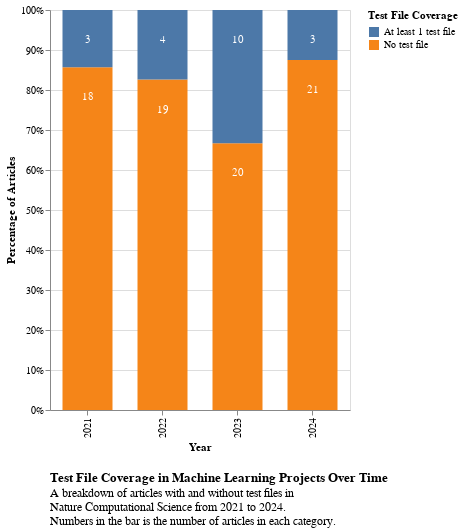

Notebook code for this chart:
### Code cell
base = alt.Chart(df_ml).mark_bar(size=50).encode(
    alt.X('year:N').axis(title='Year'),
    alt.Y('count()', stack="normalize", axis=alt.Axis(format='.0%', title='Percentage of Articles'))
    )

bars = base.encode(
    color=alt.Color('num_test_files', legend=alt.Legend(title='Test File Coverage'))
)

text = base.mark_text(color='white',align='center', baseline='bottom', 
    dy=35).encode(
    text=alt.Text('count()'),
    detail='num_test_files:N',
)
chart = bars + text
chart.properties(
    width=300,
    height=400,
    title=alt.Title(
        "Test File Coverage in Machine Learning Projects Over Time",
        subtitle=["A breakdown of articles with and without test files in",
                  "Nature Computational Science from 2021 to 2024.",
                  "Numbers in the bar is the number of articles in each category."],
        anchor='start',
        frame='group',
        orient='bottom',
        offset=20
    )
)

### Figure 1 — Vega-Lite specification as saved in the notebook (floating-point values rounded to 4 significant figures)
{"config": {"view": {"continuousWidth": 300, "continuousHeight": 300}}, "layer": [{"mark": {"type": "bar", "size": 50}, "encoding": {"color": {"field": "num_test_files", "legend": {"title": "Test File Coverage"}, "type": "nominal"}, "x": {"axis": {"title": "Year"}, "field": "year", "type": "nominal"}, "y": {"aggregate": "count", "axis": {"format": ".0%", "title": "Percentage of Articles"}, "stack": "normalize", "type": "quantitative"}}}, {"mark": {"type": "text", "align": "center", "baseline": "bottom", "color": "white", "dy": 35}, "encoding": {"detail": {"field": "num_test_files", "type": "nominal"}, "text": {"aggregate": "count", "type": "quantitative"}, "x": {"axis": {"title": "Year"}, "field": "year", "type": "nominal"}, "y": {"aggregate": "count", "axis": {"format": ".0%", "title": "Percentage of Articles"}, "stack": "normalize", "type": "quantitative"}}}], "data": {"name": "data-c9169e16c5ab9b8d986f98000e6fecf9"}, "height": 400, "title": {"text": "Test File Coverage in Machine Learning Projects Over Time", "anchor": "start", "frame": "group", "offset": 20, "orient": "bottom", "subtitle": ["A breakdown of articles with and without test files in", "Nature Computational Science from 2021 to 2024.", "Numbers in the bar is the number of articles in each category."]}, "width": 300, "$schema": "https://vega.github.io/schema/vega-lite/v5.17.0.json", "datasets": {"data-c9169e16c5ab9b8d986f98000e6fecf9": [{"paper_url": "https://www.nature.com/articles/s43588-024-00718-0", "github_url": "https://github.com/BioChemAI/DeepBlock", "machine_learning_project": "yes", "year": 2024, "num_test_files": "No test file", "language": "python", "comment": null, "cnt": 1}, {"paper_url": "https://www.nature.com/articles/s43588-024-00716-2", "github_url": "https://github.com/Gonglab-THU/GeoStab", "machine_learning_project": "yes", "year": 2024, "num_test_files": "No test file", "language": "python", "comment": null, "cnt": 1}, {"paper_url": "https://www.nature.com/articles/s43588-024-00703-7", "github_url": "https://codeocean.com/capsule/1712789/tree/v1", "machine_learning_project": "yes", "year": 2024, "num_test_files": "No test file", "language": "python", "comment": null, "cnt": 1}, {"paper_url": "https://www.nature.com/articles/s43588-024-00683-8#code-availability", "github_url": "https://github.com/AllenInstitute/MMIDAS/tree/main", "machine_learning_project": "yes", "year": 2024, "num_test_files": "No test file", "language": "python", "comment": null, "cnt": 1}, {"paper_url": "https://www.nature.com/articles/s43588-024-00698-1#code-availability", "github_url": "https://github.com/bm2-lab/STAMP/tree/main", "machine_learning_project": "yes", "year": 2024, "num_test_files": "No test file", "language": "python", "comment": null, "cnt": 1}, {"paper_url": "https://www.nature.com/articles/s43588-024-00689-2", "github_url": "https://github.com/pachterlab/CGP_2023", "machine_learning_project": "yes", "year": 2024, "num_test_files": "No test file", "language": "python", "comment": null, "cnt": 1}, {"paper_url": "https://www.nature.com/articles/s43588-024-00688-3", "github_url": "https://github.com/ShenghaoWu/SpikingNetworkOptimization", "machine_learning_project": "yes", "year": 2024, "num_test_files": "No test file", "language": "matlab", "comment": null, "cnt": 1}, {"paper_url": "https://www.nature.com/articles/s43588-024-00685-6", "github_url": "https://osf.io/6g293/", "machine_learning_project": "yes", "year": 2024, "num_test_files": "No test file", "language": "matlab", "comment": null, "cnt": 1}, {"paper_url": "https://www.nature.com/articles/s43588-024-00679-4", "github_url": "https://github.com/liweim/MitoReID", "machine_learning_project": "yes", "year": 2024, "num_test_files": "No test file", "language": "python", "comment": null, "cnt": 1}, {"paper_url": "https://www.nature.com/articles/s43588-024-00674-9", "github_url": "https://github.com/helx-20/complexity/tree/main", "machine_learning_project": "yes", "year": 2024, "num_test_files": "No test file", "language": "python", "comment": null, "cnt": 1}, {"paper_url": "https://www.nature.com/articles/s43588-024-00668-7", "github_url": "https://github.com/QuantumLab-ZY/HamEPC", "machine_learning_project": "yes", "year": 2024, "num_test_files": "No test file", "language": "python", "comment": null, "cnt": 1}, {"paper_url": "https://www.nature.com/articles/s43588-024-00662-z", "github_url": "https://github.com/FraunhoferMEVIS/MedicalMultitaskModeling/tree/main", "machine_learning_project": "yes", "year": 2024, "num_test_files": "At least 1 test file", "language": "python", "comment": null, "cnt": 1}, {"paper_url": "https://www.nature.com/articles/s43588-024-00661-0", "github_url": "https://github.com/RyotaroOKabe/phonon_prediction", "machine_learning_project": "yes", "year": 2024, "num_test_files": "No test file", "language": "python", "comment": null, "cnt": 1}, {"paper_url": "https://www.nature.com/articles/s43588-024-00639-y", "github_url": "https://github.com/coleygroup/sparrow/tree/main/notebooks", "machine_learning_project": "yes", "year": 2024, "num_test_files": "No test file", "language": "python", "comment": null, "cnt": 1}, {"paper_url": "https://www.nature.com/articles/s43588-024-00644-1", "github_url": "https://zenodo.org/records/10799862", "machine_learning_project": "yes", "year": 2024, "num_test_files": "No test file", "language": "python", "comment": null, "cnt": 1}, {"paper_url": "https://www.nature.com/articles/s43588-024-00629-0", "github_url": "https://github.com/ccnu-mathits/ADM/tree/main", "machine_learning_project": "yes", "year": 2024, "num_test_files": "No test file", "language": "python", "comment": null, "cnt": 1}, {"paper_url": "https://www.nature.com/articles/s43588-024-00625-4", "github_url": "https://github.com/cuixj19/CASTLE", "machine_learning_project": "yes", "year": 2024, "num_test_files": "No test file", "language": "python", "comment": null, "cnt": 1}, {"paper_url": "https://www.nature.com/articles/s43588-024-00622-7", "github_url": "https://github.com/cquzys/SANGO", "machine_learning_project": "yes", "year": 2024, "num_test_files": "No test file", "language": "python", "comment": null, "cnt": 1}, {"paper_url": "https://www.nature.com/articles/s43588-024-00611-w", "github_url": "https://github.com/sarahwaity/ProteiML/tree/v0.1.1", "machine_learning_project": "yes", "year": 2024, "num_test_files": "At least 1 test file", "language": "python", "comment": null, "cnt": 1}, {"paper_url": "https://www.nature.com/articles/s43588-024-00605-8", "github_url": "https://zenodo.org/records/10616893", "machine_learning_project": "yes", "year": 2024, "num_test_files": "No test file", "language": "python", "comment": null, "cnt": 1}, {"paper_url": "https://www.nature.com/articles/s43588-024-00602-x", "github_url": "https://github.com/croningp/electrondensity2", "machine_learning_project": "yes", "year": 2024, "num_test_files": "At least 1 test file", "language": "python", "comment": null, "cnt": 1}, {"paper_url": "https://www.nature.com/articles/s43588-024-00597-5", "github_url": "https://github.com/kuijjerlab/SCORPION", "machine_learning_project": "yes", "year": 2024, "num_test_files": "No test file", "language": "R", "comment": null, "cnt": 1}, {"paper_url": "https://www.nature.com/articles/s43588-024-00593-9", "github_url": "https://github.com/pauljblazek/deepdistilling", "machine_learning_project": "yes", "year": 2024, "num_test_files": "No test file", "language": "python", "comment": null, "cnt": 1}, {"paper_url": "https://www.nature.com/articles/s43588-023-00589-x", "github_url": "https://github.com/Alexamk/minipath/tree/main", "machine_learning_project": "yes", "year": 2024, "num_test_files": "No test file", "language": "python", "comment": null, "cnt": 1}, {"paper_url": "https://www.nature.com/articles/s43588-023-00581-5", "github_url": "https://github.com/MLDS-NUS/DeepLearningCustomThermodynamics", "machine_learning_project": "yes", "year": 2023, "num_test_files": "No test file", "language": "python", "comment": null, "cnt": 1}, {"paper_url": "https://www.nature.com/articles/s43588-023-00558-4", "github_url": "https://github.com/LARS-research/EmerGNN", "machine_learning_project": "yes", "year": 2023, "num_test_files": "No test file", "language": "python", "comment": null, "cnt": 1}, {"paper_url": "https://www.nature.com/articles/s43588-023-00573-5", "github_url": "https://github.com/SocialComplexityLab/life2vec/tree/main", "machine_learning_project": "yes", "year": 2023, "num_test_files": "No test file", "language": "python", "comment": null, "cnt": 1}, {"paper_url": "https://www.nature.com/articles/s43588-023-00563-7", "github_url": "https://github.com/chenruduan/OAReactDiff", "machine_learning_project": "yes", "year": 2023, "num_test_files": "At least 1 test file", "language": "python", "comment": null, "cnt": 1}, {"paper_url": "https://www.nature.com/articles/s43588-023-00569-1", "github_url": "https://github.com/zj-zhang/Elektrum", "machine_learning_project": "yes", "year": 2023, "num_test_files": "At least 1 test file", "language": "python", "comment": null, "cnt": 1}, {"paper_url": "https://www.nature.com/articles/s43588-023-00576-2", "github_url": "https://github.com/ml4bio/USPNet", "machine_learning_project": "yes", "year": 2023, "num_test_files": "At least 1 test file", "language": "python", "comment": null, "cnt": 1}, {"paper_url": "https://www.nature.com/articles/s43588-023-00568-2", "github_url": "https://github.com/cabooster/SRDTrans", "machine_learning_project": "yes", "year": 2023, "num_test_files": "At least 1 test file", "language": "python", "comment": null, "cnt": 1}, {"paper_url": "https://www.nature.com/articles/s43588-023-00571-7", "github_url": "https://github.com/learningmatter-mit/surface-sampling", "machine_learning_project": "yes", "year": 2023, "num_test_files": "At least 1 test file", "language": "python", "comment": null, "cnt": 1}, {"paper_url": "https://www.nature.com/articles/s43588-023-00549-5", "github_url": "https://github.com/THGLab/H2Combustion_AL", "machine_learning_project": "yes", "year": 2023, "num_test_files": "No test file", "language": "python", "comment": null, "cnt": 1}, {"paper_url": "https://www.nature.com/articles/s43588-023-00529-9", "github_url": "https://codeocean.com/capsule/6798099/tree/v2", "machine_learning_project": "yes", "year": 2023, "num_test_files": "No test file", "language": "python", "comment": null, "cnt": 1}, {"paper_url": "https://www.nature.com/articles/s43588-023-00528-w", "github_url": "https://github.com/zhanglabtools/STAligner", "machine_learning_project": "yes", "year": 2023, "num_test_files": "No test file", "language": "python", "comment": null, "cnt": 1}, {"paper_url": "https://www.nature.com/articles/s43588-023-00532-0", "github_url": "https://gitlab.com/porannegroup/gaudi", "machine_learning_project": "yes", "year": 2023, "num_test_files": "No test file", "language": "python", "comment": null, "cnt": 1}, {"paper_url": "https://www.nature.com/articles/s43588-023-00519-x", "github_url": "https://github.com/DynamicsAndNeuralSystems/pyspi_paper_code/tree/v0.1.3", "machine_learning_project": "yes", "year": 2023, "num_test_files": "No test file", "language": "python", "comment": null, "cnt": 1}, {"paper_url": "https://www.nature.com/articles/s43588-023-00511-5", "github_url": "https://github.com/schrojunzhang/KarmaDock", "machine_learning_project": "yes", "year": 2023, "num_test_files": "No test file", "language": "python", "comment": null, "cnt": 1}, {"paper_url": "https://www.nature.com/articles/s43588-023-00503-5", "github_url": "https://github.com/tsinghua-fib-lab/DRL-urban-planning", "machine_learning_project": "yes", "year": 2023, "num_test_files": "No test file", "language": "python", "comment": null, "cnt": 1}, {"paper_url": "https://www.nature.com/articles/s43588-023-00495-2", "github_url": "https://github.com/mwitman1/cgcnndefect/tree/Paper1", "machine_learning_project": "yes", "year": 2023, "num_test_files": "No test file", "language": "python", "comment": "codes in tests folder", "cnt": 1}, {"paper_url": "https://www.nature.com/articles/s43588-023-00498-z", "github_url": "https://codeocean.com/capsule/8596019/tree/v1", "machine_learning_project": "yes", "year": 2023, "num_test_files": "At least 1 test file", "language": "python", "comment": null, "cnt": 1}, {"paper_url": "https://www.nature.com/articles/s43588-023-00487-2", "github_url": "https://github.com/LeonSong1995/MeDuSA", "machine_learning_project": "yes", "year": 2023, "num_test_files": "No test file", "language": "R", "comment": null, "cnt": 1}, {"paper_url": "https://www.nature.com/articles/s43588-023-00482-7", "github_url": "https://github.com/ai-sandbox/neural-admixture", "machine_learning_project": "yes", "year": 2023, "num_test_files": "At least 1 test file", "language": "python", "comment": null, "cnt": 1}, {"paper_url": "https://www.nature.com/articles/s43588-023-00439-w", "github_url": "https://github.com/YukiKonaka/Konaka_Honda_2023", "machine_learning_project": "yes", "year": 2023, "num_test_files": "No test file", "language": "matlab", "comment": null, "cnt": 1}, {"paper_url": "https://www.nature.com/articles/s43588-023-00440-3", "github_url": "https://gitlab.com/mjslee0921/proteinsgm", "machine_learning_project": "yes", "year": 2023, "num_test_files": "No test file", "language": "python", "comment": null, "cnt": 1}, {"paper_url": "https://www.nature.com/articles/s43588-023-00437-y", "github_url": "https://gitlab.com/iciq-tcc/nlopez-group/gnn_eads", "machine_learning_project": "yes", "year": 2023, "num_test_files": "No test file", "language": "python", "comment": null, "cnt": 1}, {"paper_url": "https://www.nature.com/articles/s43588-023-00438-x", "github_url": "https://codeocean.com/capsule/0116541/tree/v1", "machine_learning_project": "yes", "year": 2023, "num_test_files": "No test file", "language": "python", "comment": null, "cnt": 1}, {"paper_url": "https://www.nature.com/articles/s43588-023-00428-z", "github_url": "https://github.com/bio-phys/aimmd", "machine_learning_project": "yes", "year": 2023, "num_test_files": "At least 1 test file", "language": "python", "comment": null, "cnt": 1}, {"paper_url": "https://www.nature.com/articles/s43588-023-00419-0", "github_url": "https://github.com/ericabusch/tphate_analysis_capsule", "machine_learning_project": "yes", "year": 2023, "num_test_files": "At least 1 test file", "language": "python", "comment": "https://github.com/KrishnaswamyLab/TPHATE/tree/main", "cnt": 1}, {"paper_url": "https://www.nature.com/articles/s43588-023-00410-9", "github_url": "https://github.com/demartid/stat_mod_ada_nn", "machine_learning_project": "yes", "year": 2023, "num_test_files": "At least 1 test file", "language": null, "comment": null, "cnt": 1}, {"paper_url": "https://www.nature.com/articles/s43588-023-00406-5", "github_url": "https://github.com/lanl/Active-Learning-Framework/tree/udd-al", "machine_learning_project": "yes", "year": 2023, "num_test_files": "No test file", "language": "python", "comment": null, "cnt": 1}, {"paper_url": "https://www.nature.com/articles/s43588-022-00394-y", "github_url": "https://github.com/WeilabMSU/TopFit", "machine_learning_project": "yes", "year": 2023, "num_test_files": "No test file", "language": "python", "comment": null, "cnt": 1}, {"paper_url": "https://www.nature.com/articles/s43588-022-00395-x", "github_url": "https://archive.materialscloud.org/record/2022.179", "machine_learning_project": "yes", "year": 2023, "num_test_files": "No test file", "language": "matlab", "comment": null, "cnt": 1}, {"paper_url": "https://www.nature.com/articles/s43588-022-00391-1", "github_url": "https://github.com/rhyan10/G-SchNetOE62", "machine_learning_project": "yes", "year": 2023, "num_test_files": "No test file", "language": "python", "comment": null, "cnt": 1}, {"paper_url": "https://www.nature.com/articles/s43588-022-00371-5", "github_url": "https://zenodo.org/records/7306137", "machine_learning_project": "yes", "year": 2022, "num_test_files": "No test file", "language": "Fortran", "comment": null, "cnt": 1}, {"paper_url": "https://www.nature.com/articles/s43588-022-00384-0", "github_url": "https://zenodo.org/records/7350958", "machine_learning_project": "yes", "year": 2022, "num_test_files": "At least 1 test file", "language": "python", "comment": "need download zip", "cnt": 1}, {"paper_url": "https://www.nature.com/articles/s43588-022-00373-3", "github_url": "https://zenodo.org/records/7264646", "machine_learning_project": "yes", "year": 2022, "num_test_files": "No test file", "language": null, "comment": null, "cnt": 1}, {"paper_url": "https://www.nature.com/articles/s43588-022-00376-0", "github_url": "https://github.com/ethan-pickering/dnosearch", "machine_learning_project": "yes", "year": 2022, "num_test_files": "No test file", "language": "python", "comment": null, "cnt": 1}, {"paper_url": "https://www.nature.com/articles/s43588-022-00355-5", "github_url": "https://github.com/josephbakarji/bucki-data", "machine_learning_project": "yes", "year": 2022, "num_test_files": "At least 1 test file", "language": "python", "comment": null, "cnt": 1}, {"paper_url": "https://www.nature.com/articles/s43588-022-00347-5", "github_url": "https://zenodo.org/records/7130224", "machine_learning_project": "yes", "year": 2022, "num_test_files": "No test file", "language": "matlab", "comment": null, "cnt": 1}, {"paper_url": "https://www.nature.com/articles/s43588-022-00354-6", "github_url": "https://github.com/brainML/supraword", "machine_learning_project": "yes", "year": 2022, "num_test_files": "No test file", "language": "python", "comment": null, "cnt": 1}, {"paper_url": "https://www.nature.com/articles/s43588-022-00349-3", "github_url": "https://github.com/materialsvirtuallab/m3gnet", "machine_learning_project": "yes", "year": 2022, "num_test_files": "At least 1 test file", "language": "python", "comment": null, "cnt": 1}, {"paper_url": "https://www.nature.com/articles/s43588-022-00352-8", "github_url": "https://codeocean.com/capsule/1411567/tree/v1", "machine_learning_project": "yes", "year": 2022, "num_test_files": "No test file", "language": "matlab", "comment": null, "cnt": 1}, {"paper_url": "https://www.nature.com/articles/s43588-022-00299-w", "github_url": "https://github.com/fraenkel-lab/mogp/tree/main", "machine_learning_project": "yes", "year": 2022, "num_test_files": "At least 1 test file", "language": "python", "comment": null, "cnt": 1}, {"paper_url": "https://www.nature.com/articles/s43588-022-00296-z", "github_url": "https://codeocean.com/capsule/8904315/tree/v1", "machine_learning_project": "yes", "year": 2022, "num_test_files": "No test file", "language": "python", "comment": null, "cnt": 1}, {"paper_url": "https://www.nature.com/articles/s43588-022-00281-6", "github_url": "https://github.com/BoyuanChen/neural-state-variables", "machine_learning_project": "yes", "year": 2022, "num_test_files": "No test file", "language": "python", "comment": null, "cnt": 1}, {"paper_url": "https://www.nature.com/articles/s43588-022-00280-7", "github_url": "https://github.com/Wenbintum/WWL-GPR", "machine_learning_project": "yes", "year": 2022, "num_test_files": "No test file", "language": "python", "comment": null, "cnt": 1}, {"paper_url": "https://www.nature.com/articles/s43588-022-00263-8", "github_url": "https://github.com/xqchen/activeSVC", "machine_learning_project": "yes", "year": 2022, "num_test_files": "No test file", "language": "python", "comment": "files in test folders are not for tests", "cnt": 1}, {"paper_url": "https://www.nature.com/articles/s43588-022-00266-5", "github_url": "https://github.com/xiaoyeye/CCST", "machine_learning_project": "yes", "year": 2022, "num_test_files": "No test file", "language": "python", "comment": null, "cnt": 1}, {"paper_url": "https://www.nature.com/articles/s43588-022-00249-6", "github_url": "https://github.com/hmdlab/raptgen/tree/1.0.0", "machine_learning_project": "yes", "year": 2022, "num_test_files": "No test file", "language": "python", "comment": null, "cnt": 1}, {"paper_url": "https://www.nature.com/articles/s43588-022-00251-y", "github_url": "https://github.com/YangLabHKUST/Portal", "machine_learning_project": "yes", "year": 2022, "num_test_files": "No test file", "language": "python", "comment": null, "cnt": 1}, {"paper_url": "https://www.nature.com/articles/s43588-022-00228-x", "github_url": "https://github.com/mdsunivie/deeperwin", "machine_learning_project": "yes", "year": 2022, "num_test_files": "No test file", "language": "python", "comment": null, "cnt": 1}, {"paper_url": "https://www.nature.com/articles/s43588-022-00234-z", "github_url": "https://codeocean.com/capsule/3003146/tree/v1", "machine_learning_project": "yes", "year": 2022, "num_test_files": "No test file", "language": "python", "comment": null, "cnt": 1}, {"paper_url": "https://www.nature.com/articles/s43588-022-00229-w", "github_url": "https://codeocean.com/capsule/3253425/tree/v1", "machine_learning_project": "yes", "year": 2022, "num_test_files": "No test file", "language": "python", "comment": null, "cnt": 1}, {"paper_url": "https://www.nature.com/articles/s43588-022-00215-2", "github_url": "https://github.com/GaoUtahLab/Cascaded_GRU_Networks", "machine_learning_project": "yes", "year": 2022, "num_test_files": "No test file", "language": "python", "comment": null, "cnt": 1}, {"paper_url": "https://www.nature.com/articles/s43588-022-00218-z", "github_url": "https://github.com/Intertangler/spatial_tolerance", "machine_learning_project": "yes", "year": 2022, "num_test_files": "No test file", "language": "python", "comment": null, "cnt": 1}, {"paper_url": "https://www.nature.com/articles/s43588-021-00185-x#Abs1", "github_url": "https://github.com/daifengwanglab/deepManReg", "machine_learning_project": "yes", "year": 2022, "num_test_files": "No test file", "language": "python", "comment": null, "cnt": 1}, {"paper_url": "https://www.nature.com/articles/s43588-021-00173-1", "github_url": "https://github.com/dongdawn/rid", "machine_learning_project": "yes", "year": 2021, "num_test_files": "No test file", "language": "python", "comment": null, "cnt": 1}, {"paper_url": "https://www.nature.com/articles/s43588-021-00171-3", "github_url": "https://codeocean.com/capsule/2052868/tree/v1", "machine_learning_project": "yes", "year": 2021, "num_test_files": "No test file", "language": "python", "comment": null, "cnt": 1}, {"paper_url": "https://www.nature.com/articles/s43588-021-00168-y", "github_url": "https://github.com/WeilabMSU/CLADE", "machine_learning_project": "yes", "year": 2021, "num_test_files": "No test file", "language": "python", "comment": null, "cnt": 1}, {"paper_url": "https://www.nature.com/articles/s43588-021-00158-0", "github_url": "https://github.com/ehsankharazmi/PINN-COVID/tree/master", "machine_learning_project": "yes", "year": 2021, "num_test_files": "No test file", "language": "python", "comment": null, "cnt": 1}, {"paper_url": "https://www.nature.com/articles/s43588-021-00136-6", "github_url": "https://github.com/AlFontal/covid-climate-signatures", "machine_learning_project": "yes", "year": 2021, "num_test_files": "No test file", "language": "python", "comment": null, "cnt": 1}, {"paper_url": "https://www.nature.com/articles/s43588-021-00139-3", "github_url": "https://www.nature.com/articles/s43588-021-00139-3", "machine_learning_project": "yes", "year": 2021, "num_test_files": "No test file", "language": "python", "comment": null, "cnt": 1}, {"paper_url": "https://www.nature.com/articles/s43588-021-00132-w#Abs1", "github_url": "https://codeocean.com/capsule/8025778/tree/v1", "machine_learning_project": "yes", "year": 2021, "num_test_files": "No test file", "language": "python", "comment": null, "cnt": 1}, {"paper_url": "https://www.nature.com/articles/s43588-021-00125-9", "github_url": "https://github.com/InstituteforDiseaseModeling/covid-mobility-and-behavior", "machine_learning_project": "yes", "year": 2021, "num_test_files": "At least 1 test file", "language": "python", "comment": "test if environment is python", "cnt": 1}, {"paper_url": "https://www.nature.com/articles/s43588-021-00126-8", "github_url": "https://github.com/chamberm/Detect", "machine_learning_project": "yes", "year": 2021, "num_test_files": "No test file", "language": "python", "comment": null, "cnt": 1}, {"paper_url": "https://www.nature.com/articles/s43588-021-00131-x", "github_url": "https://github.com/narendradixit/EPICS/tree/v1", "machine_learning_project": "yes", "year": 2021, "num_test_files": "No test file", "language": "matlab", "comment": null, "cnt": 1}, {"paper_url": "https://www.nature.com/articles/s43588-021-00119-7", "github_url": "https://github.com/alibaba/acqdp", "machine_learning_project": "yes", "year": 2021, "num_test_files": "At least 1 test file", "language": "python", "comment": null, "cnt": 1}, {"paper_url": "https://www.nature.com/articles/s43588-021-00112-0", "github_url": "https://github.com/ugurtegin/Nonlinear_MMF_Network", "machine_learning_project": "yes", "year": 2021, "num_test_files": "No test file", "language": "python", "comment": null, "cnt": 1}, {"paper_url": "https://www.nature.com/articles/s43588-021-00115-x", "github_url": "https://zenodo.org/records/5017032", "machine_learning_project": "yes", "year": 2021, "num_test_files": "No test file", "language": "python", "comment": null, "cnt": 1}, {"paper_url": "https://www.nature.com/articles/s43588-021-00099-8", "github_url": "https://github.com/HantaoShu/DeepSEM", "machine_learning_project": "yes", "year": 2021, "num_test_files": "No test file", "language": "python", "comment": null, "cnt": 1}, {"paper_url": "https://www.nature.com/articles/s43588-021-00097-w", "github_url": "https://codeocean.com/capsule/6690566/tree/v1", "machine_learning_project": "yes", "year": 2021, "num_test_files": "No test file", "language": "python", "comment": null, "cnt": 1}, {"paper_url": "https://www.nature.com/articles/s43588-021-00098-9", "github_url": "https://codeocean.com/capsule/5769140/tree/v1", "machine_learning_project": "yes", "year": 2021, "num_test_files": "No test file", "language": "python", "comment": null, "cnt": 1}, {"paper_url": "https://www.nature.com/articles/s43588-021-00084-1", "github_url": "https://github.com/amyami187/effective_dimension/tree/v1.0.0", "machine_learning_project": "yes", "year": 2021, "num_test_files": "No test file", "language": "python", "comment": null, "cnt": 1}, {"paper_url": "https://www.nature.com/articles/s43588-021-00083-2", "github_url": "https://github.com/GuanLab/GuanRank_All", "machine_learning_project": "yes", "year": 2021, "num_test_files": "No test file", "language": "python", "comment": null, "cnt": 1}, {"paper_url": "https://www.nature.com/articles/s43588-021-00070-7", "github_url": "https://github.com/KChen-lab/SCMER", "machine_learning_project": "yes", "year": 2021, "num_test_files": "No test file", "language": "python", "comment": null, "cnt": 1}, {"paper_url": "https://www.nature.com/articles/s43588-020-00002-x", "github_url": "https://github.com/materialsvirtuallab/megnet/tree/master", "machine_learning_project": "yes", "year": 2021, "num_test_files": "At least 1 test file", "language": "python", "comment": null, "cnt": 1}, {"paper_url": "https://www.nature.com/articles/s43588-020-00003-w", "github_url": "https://github.com/vendruscolo-lab/ab42-kinetic-ensemble", "machine_learning_project": "yes", "year": 2021, "num_test_files": "No test file", "language": "python", "comment": null, "cnt": 1}]}}
